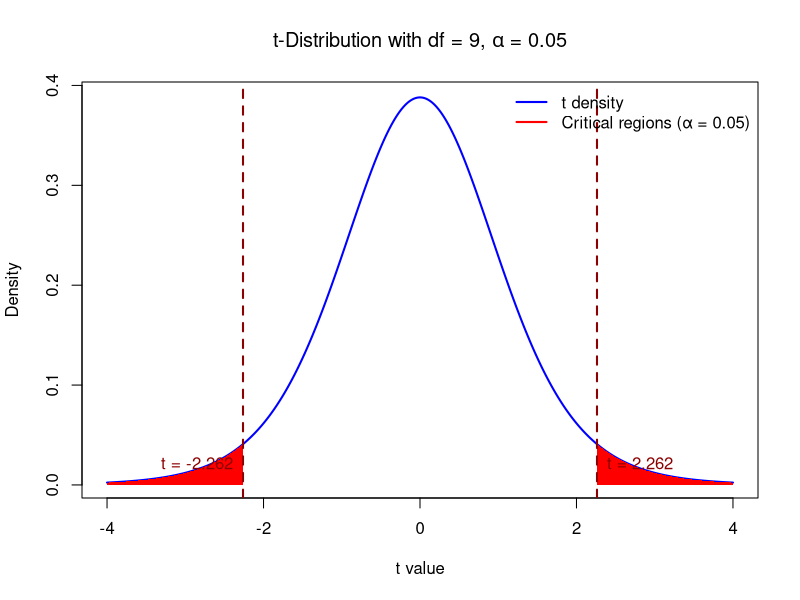
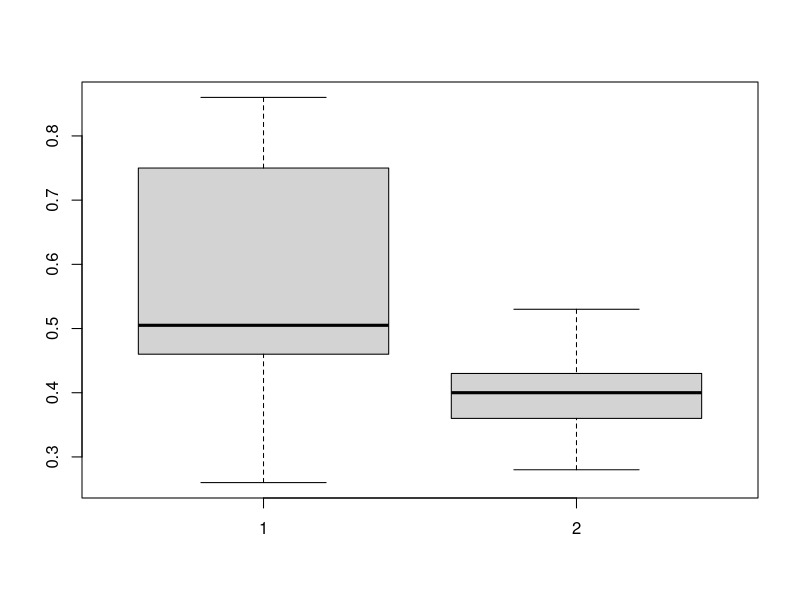

These figures' R source, in order:
## ---- chunk 1
knitr::opts_chunk$set(
  echo = TRUE,comment = '', fig.align = 'center'  , out.width="65%"
)
knitr::include_graphics
## ---- chunk 2
# Parameters
alpha <- 0.05
df <- 9

# Critical t value for two-tailed test
t_crit <- qt(1 - alpha/2, df)

# Range for x-axis
x <- seq(-4, 4, length = 500)
y <- dt(x, df)

# Plot t-distribution
plot(x, y, type = "l", lwd = 2, col = "blue",
     main = expression(paste("t-Distribution with df = 9, ", alpha, " = 0.05")),
     ylab = "Density", xlab = "t value")

# Shade critical regions
x_crit_left <- seq(-4, -t_crit, length = 100)
x_crit_right <- seq(t_crit, 4, length = 100)

polygon(c(x_crit_left, rev(x_crit_left)), 
        c(dt(x_crit_left, df), rep(0, length(x_crit_left))), 
        col = "red", border = NA)

polygon(c(x_crit_right, rev(x_crit_right)), 
        c(dt(x_crit_right, df), rep(0, length(x_crit_right))), 
        col = "red", border = NA)

# Add vertical lines at critical values
abline(v = c(-t_crit, t_crit), col = "darkred", lwd = 2, lty = 2)

# Add text annotations
text(-t_crit, 0.02, sprintf("t = %.3f", -t_crit), pos = 2, col = "darkred")
text(t_crit, 0.02, sprintf("t = %.3f", t_crit), pos = 4, col = "darkred")

# Add legend
legend("topright", legend = c("t density", "Critical regions (α = 0.05)"),
       col = c("blue", "red"), lwd = 2, bty = "n")
## ---- chunk 3
tstatistic <- 1.7954
2*pt(-tstatistic,df = 9)
## ---- chunk 4
#Need to specify mu
phmeter <-c(7.07,7.00,7.10,6.97,7.00,7.03,7.01,7.01, 6.98,7.08)
t.test(phmeter, mu = 7)
## ---- chunk 5
noNitro<- c(0.32,0.53 ,0.28, 0.37, 0.47, 0.43, 0.36, 0.42,0.38,0.43)
Nitro<- c(0.26,0.43,0.47,0.49,0.52,0.75,0.79,0.86, 0.62,0.46)
t.test(Nitro,noNitro, var.equal = TRUE, conf.level = .95)
## ---- chunk 6
boxplot(Nitro,noNitro)
## ---- chunk 7
t.test(Nitro,noNitro, var.equal = FALSE, conf.level = .95)
